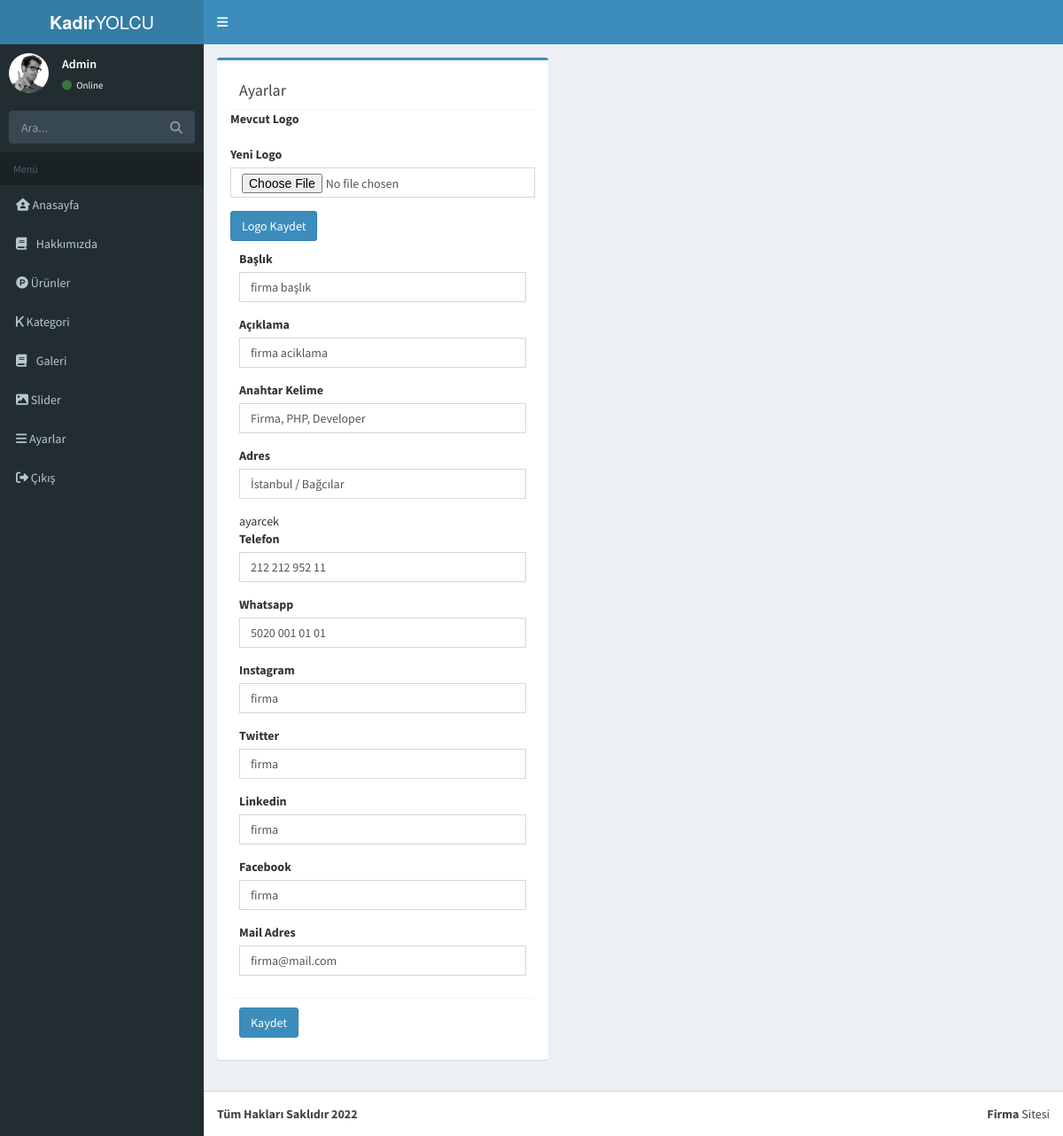
Page /Admin/ayarlar.php (signed in) on the committed database.
### tables this page shows
CREATE TABLE `ayarlar` (
  `id` int(11) NOT NULL,
  `baslik` varchar(255) NOT NULL,
  `aciklama` varchar(500) NOT NULL,
  `anahtarkelime` varchar(500) NOT NULL,
  `adres` varchar(200) NOT NULL,
  `telefon` varchar(20) NOT NULL,
  `whatsapp` varchar(20) NOT NULL,
  `instagram` varchar(120) NOT NULL,
  `twitter` varchar(120) NOT NULL,
  `linkedin` varchar(120) NOT NULL,
  `facebook` varchar(120) NOT NULL,
  `mailadres` varchar(100) NOT NULL,
  `logo` varchar(250) NOT NULL
);

### Admin/ayarlar.php (the view, shortened to what this page needs)
<?php
require_once 'header.php';
require_once 'sidebar.php';
$ayar=$db->prepare("SELECT * FROM ayarlar where id=?");
$ayar->execute(array(1));
$ayarcek=$ayar->fetch(PDO::FETCH_ASSOC);
 ?>
<div class="content-wrapper">
  <section class="content">
    <div class="row">
      <section class="col-lg-5 connectedSortable">
        <div class="box box-primary" style="padding:15px;">
          <div class="box-header with-border">
            <h3 class="box-title">Ayarlar</h3>
          </div>
          <form class="" action="model.php" method="post" enctype="multipart/form-data">
            <div class="form-group">
              <label for="exampleInputEmail1">Mevcut Logo</label>
            </div>
            <div class="form-group">
              <label for="exampleInputEmail1">Yeni Logo</label>
              <input  name="logo" type="file" class="form-control" id="exampleInputEmail1">
            </div>
            <button class="btn btn-primary" type="submit" name="logoKyt">Logo Kaydet</button>
          </form>
          <form action="model.php" method="post">
            <div class="box-body">
              <div class="form-group">
                <label for="exampleInputEmail1">Başlık</label>
                <input value="<?php echo $ayarcek['baslik']; ?>" name="baslik" type="text" class="form-control" id="exampleInputEmail1" placeholder="Başlık">
              </div>
              <div class="form-group">
                <label for="exampleInputEmail1">Açıklama</label>
                <input value="<?php echo $ayarcek['aciklama']; ?>" name="aciklama" type="text" class="form-control" id="exampleInputEmail1" placeholder="Açıklama">
              </div>
              <div class="form-group">
                <label for="exampleInputEmail1">Anahtar Kelime</label>
                <input value="<?php echo $ayarcek['anahtarkelime']; ?>" name="anahtarkelime" type="text" class="form-control" id="exampleInputEmail1" placeholder="Anahtar Kelime">
              </div>
              <div class="form-group">
                <label for="exampleInputEmail1">Adres</label>
                <input value="<?php echo $ayarcek['adres']; ?>" name="adres" type="text" class="form-control" id="exampleInputEmail1" placeholder="Adres">
              </div>
ayarcek
              <div class="form-group">
                <label for="exampleInputEmail1">Telefon</label>
                <input value="<?php echo $ayarcek['telefon']; ?>" name="telefon" type="text" class="form-control" id="exampleInputEmail1" placeholder="Telefon">
              </div>
              <div class="form-group">
                <label for="exampleInputEmail1">Whatsapp</label>
                <input value="<?php echo $ayarcek['whatsapp']; ?>" name="whatsapp" type="text" class="form-control" id="exampleInputEmail1" placeholder="Whatsapp">
              </div>
              <div class="form-group">
                <label for="exampleInputEmail1">Instagram</label>
                <input value="<?php echo $ayarcek['instagram']; ?>" name="instagram" type="text" class="form-control" id="exampleInputEmail1" placeholder="İnstagram">
              </div>
              <div class="form-group">
                <label for="exampleInputEmail1">Twitter</label>
                <input value="<?php echo $ayarcek['twitter']; ?>" name="twitter" type="text" class="form-control" id="exampleInputEmail1" placeholder="Twitter">
              </div>
              <div class="form-group">
                <label for="exampleInputEmail1">Linkedin</label>
                <input value="<?php echo $ayarcek['linkedin'] ;?>" name="linkedin" type="text" class="form-control" id="exampleInputEmail1" placeholder="Linkedin">
              </div>
              <div class="form-group">
                <label for="exampleInputEmail1">Facebook</label>
                <input value="<?php echo $ayarcek['facebook']; ?>" name="facebook" type="text" class="form-control" id="exampleInputEmail1" placeholder="Facebook">
              </div>
            <div class="form-group">
              <label for="exampleInputEmail1">Mail Adres</label>
              <input value="<?php echo $ayarcek['mailadres']; ?>" name="mailadres" type="email" class="form-control" id="exampleInputEmail1" placeholder="Mail Adres">
            </div>
  </div>
            <div class="box-footer">
              <button name="ayarKyt" type="submit" class="btn btn-primary">Kaydet</button>
            </div>
          </form>
        </div>
      </section>
    </div>
  </section>
</div>
<?php require_once 'footer.php'; ?>

### rows in the picture
ayarlar: baslik "firma başlık", aciklama "firma aciklama", anahtarkelime "Firma, PHP, Developer", adres "İstanbul / Bağcılar", telefon "212 212 952 11", whatsapp "5020 001 01 01", instagram "firma", twitter "firma", linkedin "firma", facebook "firma", mailadres "firma@mail.com"
